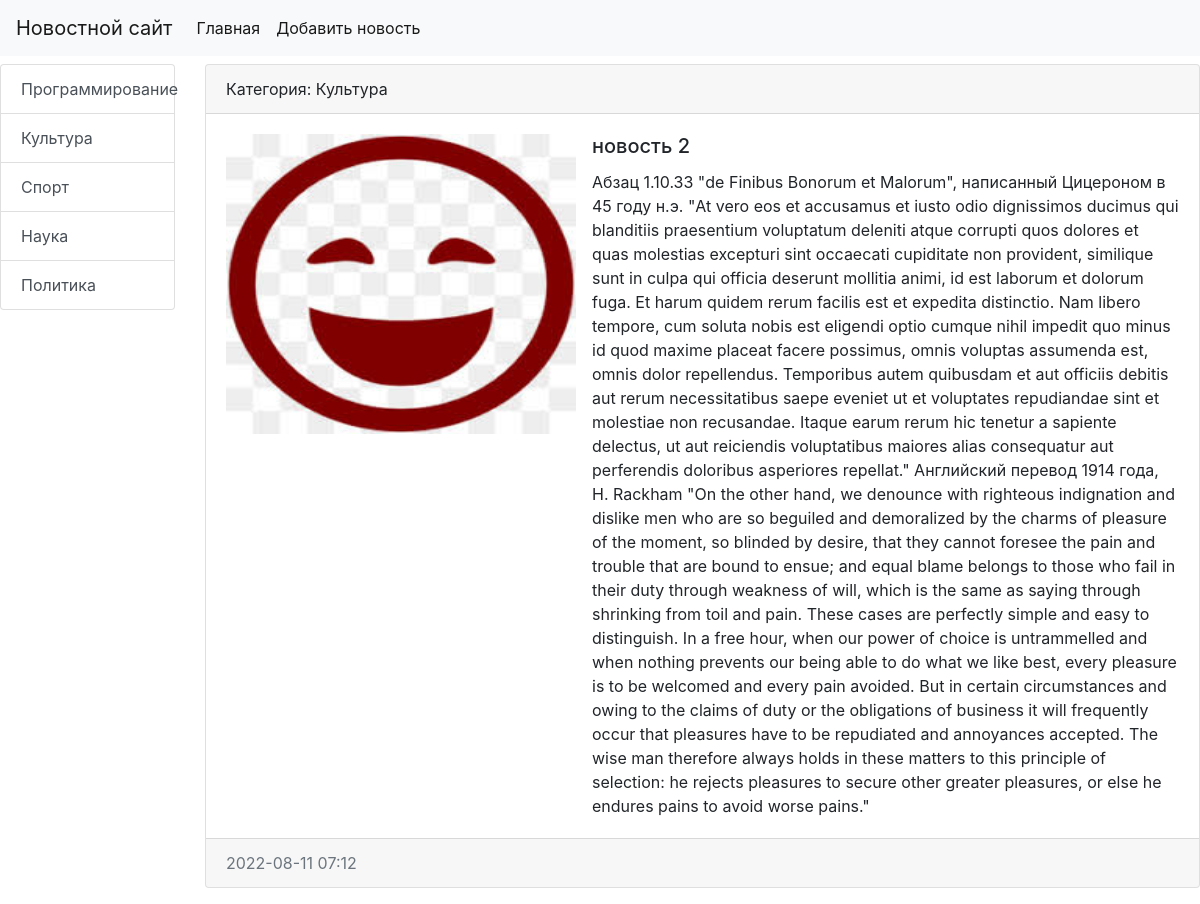
Screenshot of /news/2/ with the database file from the repository.
### news/models.py (models this page shows, shortened)
class Category(models.Model):
    title = models.CharField(max_length=150, db_index=True, verbose_name='Категория')
    def get_absolute_url(self):
        return reverse('category', kwargs={"category_id": self.pk})
    def __str__(self):
        return self.title
    class Meta:
        verbose_name = 'Категория'
        verbose_name_plural = 'Категории'

class News(models.Model):
    title = models.CharField(max_length=150, verbose_name='Наименование')
    content = models.TextField(blank=True, verbose_name='Текст')
    created_at = models.DateTimeField(auto_now_add=True, verbose_name='Дата создания')
    updated_at = models.DateTimeField(auto_now=True, verbose_name='Дата обновления')
    photo = models.ImageField(upload_to='photos/%Y/%m/%d', blank=True, verbose_name='Фото')
    is_published = models.BooleanField(default=True, verbose_name='Публикация')
    category = models.ForeignKey(Category, on_delete=models.PROTECT, null=True, verbose_name='Категория')
    def __str__(self):
        return self.title
    class Meta:
        verbose_name = 'Новость'
        verbose_name_plural = 'Новости'
        ordering = ['-created_at']

### news/views.py (the view)
# urls.py: path('news/<int:news_id>/', view_news, name='view_news'),
def view_news(request, news_id):
    news_item = get_object_or_404(News,pk=news_id)
    context = {
        'news_item': news_item,
    }
    return render(request, 'news/view_news.html', context)

### news/templatetags/news_tags.py (called while the page is built)
@register.inclusion_tag('news/list_categories.html')
def show_categories():
    categories = Category.objects.all()
    return {'categories': categories}

### news/templates/news/view_news.html (shortened to what this page needs)
{% extends 'base.html' %}
{% block sidebar %}
{% include 'inc/_sidebar.html' %}
{% endblock %}
{% block content %}
<div class="card mb-3">
  <div class="card-header">Категория: {{ news_item.category }}</div>
  <div class="card-body">
    <div class="media">
      {% if news_item.photo %}
      <img src="{{ news_item.photo.url }}" width="350" height="300" class="mr-3" alt="">
      {% else %}
      <img src="https://picsum.photos//id/1060/350/300/?blur=2" class="mr-3" alt="">
      {% endif %}
      <div class="media-body">
        <h5 class="card-title">{{ news_item.title }}</h5>
        <p class="card-text">{{ news_item.content }}</p>
        </div>
    </div>
  </div>
  <div class="card-footer text-muted">{{ news_item.created_at|date:"Y-m-d h:i" }} </div>
</div>
{% endblock %}

### news/templates/news/list_categories.html
<div class="List-group">
    {% for item in categories %}
    <a href="{{ item.get_absolute_url }}" class="list-group-item list-group-item-action">{{ item.title }}</a>
    {% endfor %}
</div>

### rows the page displays
Category: title "Программирование"
Category: title "Культура"
Category: title "Спорт"
Category: title "Наука"
Category: title "Политика"
News: category "Культура", photo (picture), title "новость 2", content "Абзац 1.10.33 \"de Finibus Bonorum et Malorum\", написанный Цицероном в 45 году н.э. \"At vero eos et accusamus et iusto odio dignissimos ducimus qui blanditiis praesentium voluptatum deleniti atque corrupti quos dolores et quas molestias excepturi sint occaecati cupiditate non provident, similique sunt in culpa qui officia deserunt mollitia animi, id est laborum et dolorum fuga. Et harum quidem rerum facilis est et expedita distinctio. Nam libero tempore, cum soluta nobis est eligendi optio cumque nihil impedit quo minus id quod maxime placeat facere possimus, omnis voluptas assumenda est, omnis dolor repellendus. Temporibus autem quibusdam et aut officiis debitis aut rerum necessitatibus…", created_at "2022-08-11 07:12"
